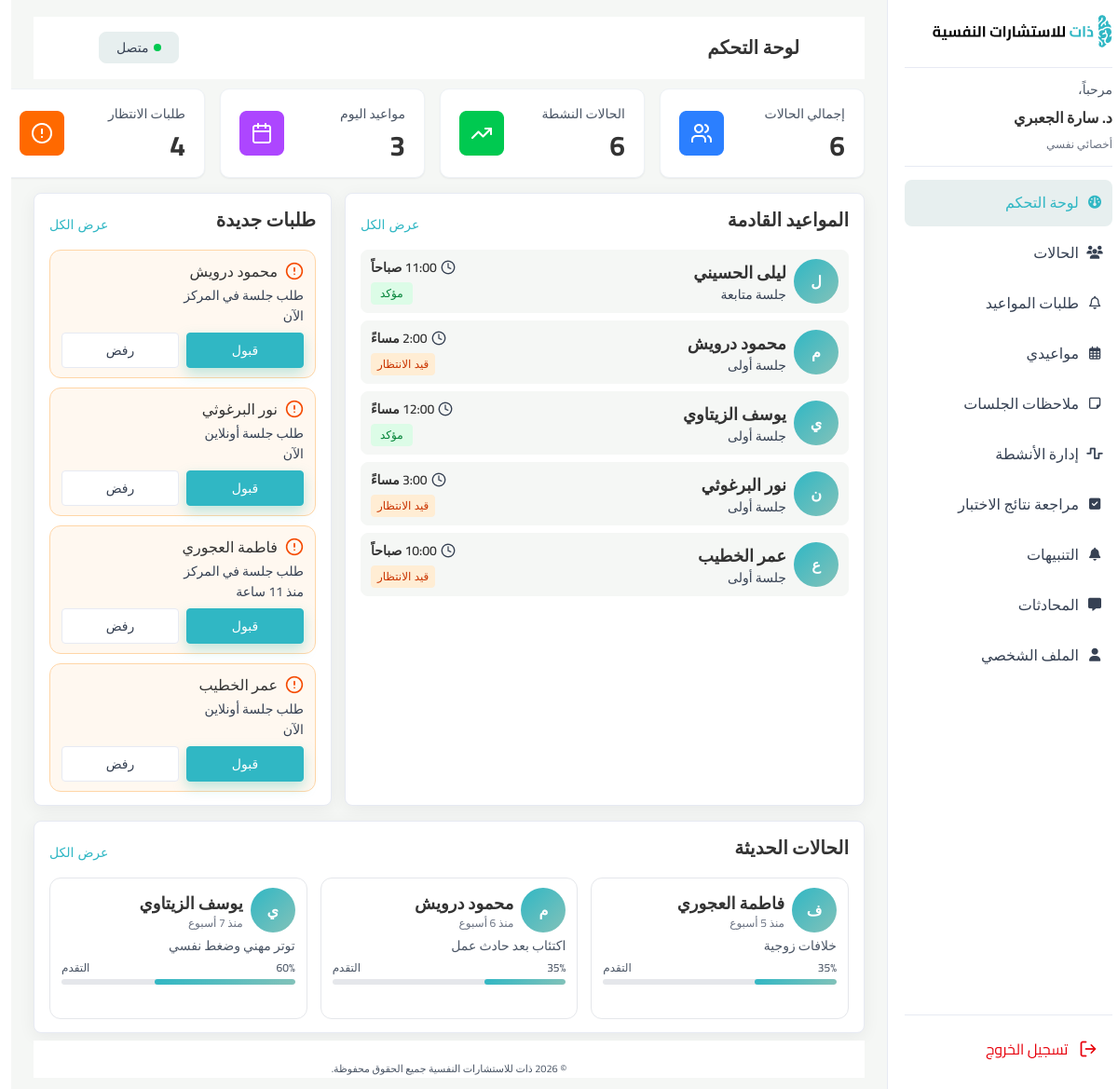
/therapist/therapist-dashboard/index.php (signed in), run on the app's committed database.
### tables this page shows
CREATE TABLE appointments (
    appointment_id INT AUTO_INCREMENT,
    case_id INT,
    therapist_id INT ,
    client_id INT,
    date_time DATETIME NOT NULL,
    duration_min SMALLINT UNSIGNED NOT NULL DEFAULT 60,
    mode VARCHAR(10) NOT NULL CHECK (mode IN ('ONLINE', 'IN_CENTER')),
    room_number VARCHAR(20) NULL,
    zoom_link VARCHAR(500) NULL,
    status VARCHAR(15) NOT NULL DEFAULT 'REQUESTED' CHECK (
        status IN (
            'REQUESTED',
            'CONFIRMED',
            'COMPLETED',
            'CANCELLED'
        )
    ),
    cancel_reason TEXT NULL,
    created_at DATETIME NOT NULL DEFAULT CURRENT_TIMESTAMP,
    last_updated DATETIME NOT NULL DEFAULT CURRENT_TIMESTAMP ON UPDATE CURRENT_TIMESTAMP,
    PRIMARY KEY (appointment_id),
    CONSTRAINT fk_appt_case FOREIGN KEY (case_id) REFERENCES cases (case_id) ON DELETE RESTRICT ON UPDATE CASCADE,
    CONSTRAINT fk_appt_therapist FOREIGN KEY (therapist_id) REFERENCES therapists (therapist_id) ON DELETE RESTRICT ON UPDATE CASCADE,
    CONSTRAINT fk_appt_client FOREIGN KEY (client_id) REFERENCES clients (client_id) ON DELETE RESTRICT ON UPDATE CASCADE
);

CREATE TABLE users (
    user_id INT AUTO_INCREMENT,
    name VARCHAR(100) NOT NULL,
    username VARCHAR(60) NOT NULL UNIQUE,
    email VARCHAR(150) NOT NULL UNIQUE,
    password VARCHAR(255) NOT NULL,
    phone VARCHAR(20) NULL,
    avatar VARCHAR(255) NULL,
    role VARCHAR(20) NOT NULL CHECK (role IN ('CLIENT', 'THERAPIST', 'ADMIN')),
    is_active TINYINT (1) DEFAULT 1,
    created_at DATETIME NOT NULL DEFAULT CURRENT_TIMESTAMP,
    updated_at DATETIME NOT NULL DEFAULT CURRENT_TIMESTAMP ON UPDATE CURRENT_TIMESTAMP,
    PRIMARY KEY (user_id)
);

CREATE TABLE cases (
    case_id INT AUTO_INCREMENT,
    client_id INT,
    therapist_id INT,
    title VARCHAR(200) NOT NULL,
    description TEXT NULL,
    status VARCHAR(20) NOT NULL DEFAULT 'NEW' CHECK (
        status IN (
            'NEW',
            'IN_ASSESSMENT',
            'IN_THERAPY',
            'ON_HOLD',
            'RECOVERED'
        )
    ),
    priority VARCHAR(10) NOT NULL DEFAULT 'MEDIUM' CHECK (priority IN ('LOW', 'MEDIUM', 'HIGH')),
    is_flagged TINYINT (1) NOT NULL DEFAULT 0,
    created_at DATETIME NOT NULL DEFAULT CURRENT_TIMESTAMP,
    last_updated DATETIME NOT NULL DEFAULT CURRENT_TIMESTAMP ON UPDATE CURRENT_TIMESTAMP,
    closed_at DATETIME NULL,
    PRIMARY KEY (case_id),
    CONSTRAINT fk_case_client FOREIGN KEY (client_id) REFERENCES clients (client_id) ON DELETE RESTRICT ON UPDATE CASCADE,
    CONSTRAINT fk_case_therapist FOREIGN KEY (therapist_id) REFERENCES therapists (therapist_id) ON DELETE RESTRICT ON UPDATE CASCADE
);

### therapist/therapist-dashboard/index.php (the view, shortened to what this page needs)
<?php
require_once __DIR__ . '/../../connection.php';
$user_id = $_SESSION['user_id'];
$therapist_id = $user_id;
$stmt = $conn->prepare("SELECT COUNT(*) AS total FROM cases WHERE therapist_id = ?");
$stmt->bind_param("i", $therapist_id);
$stmt->execute();
$total_cases = $stmt->get_result()->fetch_assoc()['total'];
$stmt = $conn->prepare("SELECT COUNT(*) AS total FROM cases WHERE therapist_id = ? AND status IN ('NEW','IN_ASSESSMENT','IN_THERAPY')");
$stmt->bind_param("i", $therapist_id);
$stmt->execute();
$active_cases = $stmt->get_result()->fetch_assoc()['total'];
$today = date('Y-m-d');
$stmt = $conn->prepare("SELECT COUNT(*) AS total FROM appointments WHERE therapist_id = ? AND DATE(date_time) = ? AND status != 'CANCELLED'");
$stmt->bind_param("is", $therapist_id, $today);
$stmt->execute();
$today_appointments = $stmt->get_result()->fetch_assoc()['total'];
$stmt = $conn->prepare("SELECT COUNT(*) AS total FROM appointments WHERE therapist_id = ? AND status = 'REQUESTED'");
$stmt->bind_param("i", $therapist_id);
$stmt->execute();
$pending_requests = $stmt->get_result()->fetch_assoc()['total'];
$now = date('Y-m-d H:i:s');
$stmt = $conn->prepare("
    SELECT a.appointment_id, a.date_time, a.status, u.name AS client_name,
           CASE WHEN s.session_id IS NOT NULL THEN 'جلسة متابعة' ELSE 'جلسة أولى' END AS session_type
    FROM appointments a
    JOIN clients c ON a.client_id = c.client_id
    JOIN users u ON c.client_id = u.user_id
    LEFT JOIN sessions s ON s.case_id = a.case_id AND s.session_id != (
        SELECT MAX(s2.session_id) FROM sessions s2 WHERE s2.case_id = a.case_id
    )
    WHERE a.therapist_id = ? AND a.date_time >= ? AND a.status IN ('CONFIRMED','REQUESTED')
    ORDER BY a.date_time ASC
    LIMIT 5
");
$stmt->bind_param("is", $therapist_id, $now);
$stmt->execute();
$upcoming_appointments = $stmt->get_result()->fetch_all(MYSQLI_ASSOC);
$stmt = $conn->prepare("
    SELECT a.appointment_id, a.date_time, u.name AS client_name, a.mode
    FROM appointments a
    JOIN clients c ON a.client_id = c.client_id
    JOIN users u ON c.client_id = u.user_id
    WHERE a.therapist_id = ? AND a.status = 'REQUESTED'
    ORDER BY a.created_at DESC
    LIMIT 5
");
$stmt->bind_param("i", $therapist_id);
$stmt->execute();
$new_requests = $stmt->get_result()->fetch_all(MYSQLI_ASSOC);
$stmt = $conn->prepare("
    SELECT cs.case_id, cs.title AS condition_name, cs.status, cs.created_at, u.name AS client_name
    FROM cases cs
    JOIN clients c ON cs.client_id = c.client_id
    JOIN users u ON c.client_id = u.user_id
    WHERE cs.therapist_id = ?
    ORDER BY cs.created_at DESC
    LIMIT 3
");
$stmt->bind_param("i", $therapist_id);
$stmt->execute();
$recent_cases = $stmt->get_result()->fetch_all(MYSQLI_ASSOC);
function formatArabicTime($datetime) {
    $ts = strtotime($datetime);
    $hour = (int)date('g', $ts);
    $min = date('i', $ts);
    $ampm = date('A', $ts) === 'AM' ? 'صباحاً' : 'مساءً';
    return "$hour:$min $ampm";
}
function timeAgo($datetime) {
    $diff = time() - strtotime($datetime);
    if ($diff < 60) return 'الآن';
    if ($diff < 86400) return 'منذ ' . floor($diff / 3600) . ' ساعة';
    return 'منذ ' . floor($diff / 604800) . ' أسبوع';
}
function firstLetter($name) {
    return mb_substr(trim($name), 0, 1, 'UTF-8');
}
?>
<!DOCTYPE html>
<html lang="ar" dir="rtl">
<head>
  <link
    rel="stylesheet"
    href="https://cdnjs.cloudflare.com/ajax/libs/font-awesome/6.5.1/css/all.min.css"
  />
<link rel="stylesheet" href="../thirapist.css">
  <link rel="stylesheet" href="../total.css"/>
  <link rel="stylesheet" href="style.css" />
</head>
<body>
<div class="app">
<?php include "../layouts/sidebar.php"; ?>
  <main class="main">
    <header class="main-header">
      <h1 class="page-title">لوحة التحكم</h1>
      <button class="status-btn">
        <span class="status-dot"></span>
        متصل
      </button>
    </header>
    <section class="stats-row">
      <div class="stat-card ">
        <div class="stat-info">
          <div class="stat-label">إجمالي الحالات</div>
          <div class="stat-value"><?= $total_cases ?></div>
        </div>
        <div class="stat-icon">
          <img src="./img/اجمالي الحالات.png" alt="إجمالي الحالات">
        </div>
      </div>
      <div class="stat-card ">
        <div class="stat-info">
          <div class="stat-label">الحالات النشطة</div>
          <div class="stat-value"><?= $active_cases ?></div>
        </div>
        <div class="stat-icon">
         <img src="./img/الحالات النشطة.png" alt=" لحالات النشطة">
        </div>
      </div>
      <div class="stat-card ">
        <div class="stat-info">
          <div class="stat-label">مواعيد اليوم</div>
          <div class="stat-value"><?= $today_appointments ?></div>
        </div>
        <div class="stat-icon">
         <img src="./img/مواعيد اليوم.png" alt="مواعيد اليوم">
        </div>
      </div>
      <div class="stat-card ">
        <div class="stat-info">
          <div class="stat-label">طلبات الانتظار</div>
          <div class="stat-value"><?= $pending_requests ?></div>
        </div>
        <div class="stat-icon">
         <img  src="./img/طلبات الانتظار.png" alt="طلبات الانتظار">
        </div>
      </div>
    </section>
    <section class="middle-row">
      <div class="col-large">
        <div class="dash-card section-card appointments-card">
          <div class="card-header">
            <h2>المواعيد القادمة</h2>
            <button class="link-btn">عرض الكل</button>
          </div>
          <?php if (empty($upcoming_appointments)): ?>
            <p class="muted" style="text-align:center; padding:20px;">لا توجد مواعيد قادمة</p>
          <?php else: ?>
            <?php foreach ($upcoming_appointments as $appt): ?>
            <div class="appointment-item">
              <div class="appt-main">
                <div class="case-avatar"><?= firstLetter($appt['client_name']) ?></div>
                <div class="appt-text">
                  <div class="appt-name"><?= htmlspecialchars($appt['client_name']) ?></div>
                  <div class="muted small"><?= htmlspecialchars($appt['session_type']) ?></div>
                </div>
              </div>
              <div class="appt-time">
                <div class="time">
                  <img class="appt-icon" src="img/hour.png" alt="time" />
                  <?= formatArabicTime($appt['date_time']) ?>
                </div>
                <?php if ($appt['status'] === 'CONFIRMED'): ?>
                  <button class="muted-btn">مؤكد</button>
                <?php else: ?>
                  <button class="mutedd-btn">قيد الانتظار</button>
                <?php endif; ?>
              </div>
            </div>
            <?php endforeach; ?>
          <?php endif; ?>
        </div>
      </div>
      <div class="col-small">
        <div class="dash-card section-card requests-card">
          <div class="card-header">
            <h2>طلبات جديدة</h2>
            <button class="link-btn">عرض الكل</button>
          </div>
          <div class="list">
            <?php if (empty($new_requests)): ?>
              <p class="muted" style="text-align:center; padding:20px;">لا توجد طلبات جديدة</p>
            <?php else: ?>
              <?php foreach ($new_requests as $req): ?>
              <div class="request-item">
                <div class="line-1">
                  <img src="img/vector.png" alt="!" class="warn-icon">
                  <span class="name"><?= htmlspecialchars($req['client_name']) ?></span>
                </div>
                <div class="line-2">
                  <span class="muted small">طلب جلسة <?= $req['mode'] === 'ONLINE' ? 'أونلاين' : 'في المركز' ?></span>
                  <span class="muted small"><?= timeAgo($req['date_time']) ?></span>
                </div>
                <div class="actions">
                  <button class="btn-primary btn-accept" data-id="<?= $req['appointment_id'] ?>">قبول</button>
                  <button class="btn-outline btn-reject" data-id="<?= $req['appointment_id'] ?>">رفض</button>
                </div>
              </div>
              <?php endforeach; ?>
            <?php endif; ?>
          </div>
        </div>
      </div>
    </section>
    <section class="dash-card card-recent">
      <div class="card-header">
        <h2 class="card-title">الحالات الحديثة</h2>
        <button class="link-btn">عرض الكل</button>
      </div>
      <div class="recent-grid">
        <?php if (empty($recent_cases)): ?>
          <p class="muted" style="text-align:center; padding:20px;">لا توجد حالات حديثة</p>
        <?php else: ?>
          <?php
          $status_progress = [
              'NEW' => 10,
              'IN_ASSESSMENT' => 35,
              'IN_THERAPY' => 60,
              'ON_HOLD' => 50,
              'RECOVERED' => 100,
          ];
          ?>
          <?php foreach ($recent_cases as $case):
            $progress = $status_progress[$case['status']] ?? 0;
          ?>
          <div class="case-card">
            <div class="case-header">
              <div class="case-avatar"><?= firstLetter($case['client_name']) ?></div>
              <div>
                <div class="case-name"><?= htmlspecialchars($case['client_name']) ?></div>
                <div class="case-meta"><?= timeAgo($case['created_at']) ?></div>
              </div>
            </div>
            <div class="case-condition"><?= htmlspecialchars($case['condition_name']) ?></div>
            <div class="progress-label">
              <span><?= $progress ?>%</span>
              <span>التقدم</span>
            </div>
            <div class="progress">
              <div class="progress-bar" style="width: <?= $progress ?>%"></div>
            </div>
          </div>
          <?php endforeach; ?>
        <?php endif; ?>
      </div>
    </section>
<?php include "../layouts/footer.php"; ?>
  </main>
</div>
</body>
</html>

### data on the page
appointments: client_name "ليلى الحسيني", session_type "جلسة متابعة", date_time "11:00 صباحاً", status "مؤكد"
appointments: client_name "محمود درويش", session_type "جلسة أولى", date_time "2:00 مساءً", status "قيد الانتظار", users.name "محمود درويش", mode "في المركز", date_time "الآن"
appointments: client_name "ي", client_name "يوسف الزيتاوي", session_type "جلسة أولى", date_time "12:00 مساءً", status "مؤكد"
appointments: client_name "نور البرغوثي", session_type "جلسة أولى", date_time "3:00 مساءً", status "قيد الانتظار", users.name "نور البرغوثي", mode "أونلاين", date_time "الآن"
appointments: client_name "عمر الخطيب", session_type "جلسة أولى", date_time "10:00 صباحاً", status "قيد الانتظار", users.name "عمر الخطيب", mode "أونلاين", date_time "الآن"
appointments: users.name "فاطمة العجوري", mode "في المركز", date_time "منذ 11 ساعة"
cases: users.name "ف", users.name "فاطمة العجوري", created_at "منذ 5 أسبوع", title "خلافات زوجية", status "35"
cases: users.name "محمود درويش", created_at "منذ 6 أسبوع", title "اكتئاب بعد حادث عمل", status "35"
cases: users.name "يوسف الزيتاوي", created_at "منذ 7 أسبوع", title "توتر مهني وضغط نفسي", status "60"

### other printed values
$_SESSION['user_name'] "د. سارة الجعبري"
$total_cases "6"
$active_cases "6"
$today_appointments "3"
$pending_requests "4"
